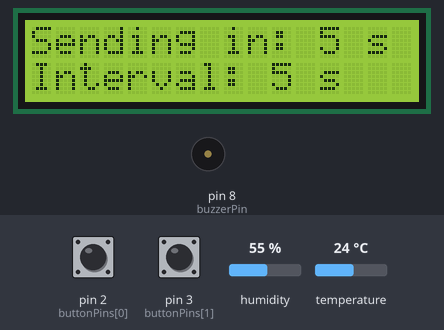
Bench run of a sketch on a simulated Arduino Uno, built with avr-gcc and run on an emulated ATmega328P. Parts: 16×2 character LCD, buzzer (waves = sounding). The test bench sets the inputs (shaded band); at power-on: pin 3 (buttonPins[1]) HIGH, pin 2 (buttonPins[0]) HIGH, humidity 55 %, temperature 24 °C. What the sketch prints to the serial monitor is not drawn.

Above: at 1.6 s.
1.7 s: pin 3 (buttonPins[1]) pulled LOW for 1.45 s
At 2.8 s:
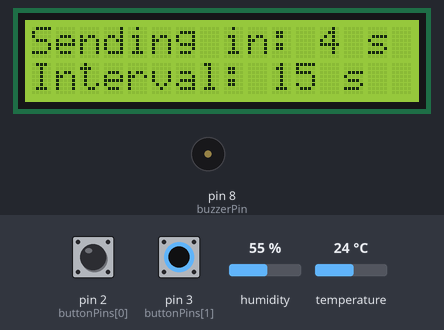
7.6 s: pin 2 (buttonPins[0]) pulled LOW for 1.45 s
At 13.4 s:
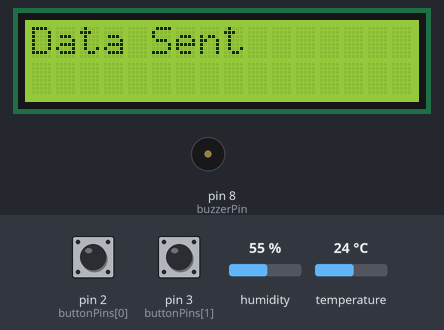
13.5 s: humidity set to 68 %
17.9 s: temperature set to 22 °C
21.6 s: temperature set to 19 °C
23.6 s: pin 3 (buttonPins[1]) pulled LOW for 1.45 s
At 25.0 s:
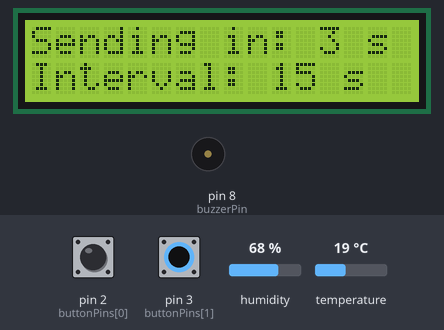
Timing chart, 0 to 28.7 s (numbered marks = the images above; inputs shaded):
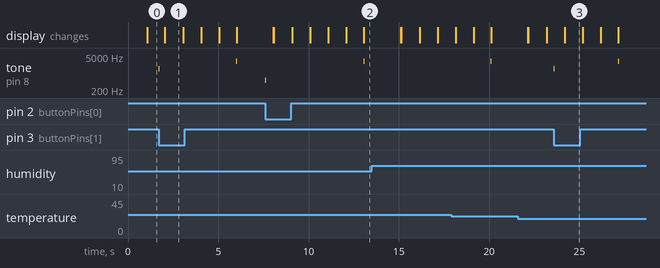

The sketch:

pm.ino
```cpp
#include <LiquidCrystal_I2C.h>
#include <dht11.h>
#include <Wire.h>

const int buttonPins[] = {2, 3};
const int sensorPins[] = {12};
const int buzzerPin = 8;

unsigned long previousMillis = 0;
const long interval = 1000;
int seconds = 0;

#define BUTTON1 buttonPins[0]
#define BUTTON2 buttonPins[1]
#define BUTTON3 buttonPins[2]
#define SENSOR1 sensorPins[0]

volatile double temperature = 0.0;
volatile double humidity = 0.0;

volatile int secondsBetweenSends = 5;
volatile int timer = secondsBetweenSends;

dht11 DHT11;
LiquidCrystal_I2C lcd(0x27, 16, 2);

void readTempHumi() {
  int chk = DHT11.read(SENSOR1);
  temperature = (float)DHT11.temperature;
  humidity = (float)DHT11.humidity;
}

void button1Interrupt() {
  tone(buzzerPin, 500, 50);
  if(secondsBetweenSends > 10)
    secondsBetweenSends -= 10;
}

void button2Interrupt() {
  tone(buzzerPin, 1500, 50);
  if(secondsBetweenSends < 300)
    secondsBetweenSends += 10;
}


void sendData(double temp, double humi) {
  lcd.clear();
  lcd.setCursor(0, 0);
  lcd.print("Data Sent");
  Serial.write("Begin");
  Serial.print(temp);
  if(temp > 20 && temp < 30)
    Serial.print("Good");
  else
    Serial.print("Bad");
  Serial.print(humi);
  if(humi > 59 && humi < 81)
    Serial.print("Good");
  else
    Serial.print("Bad");

  Serial.print("End");
  delay(2000);
  // Create the protocol for Serial Send so data doesn't get lost
}

void printToLCD() {
  if(timer == 0) {
    tone(buzzerPin, 3000, 50);
    sendData(temperature, humidity);
  } else {
    lcd.clear();
    lcd.setCursor(0, 0);
    lcd.print("Sending in: ");
    lcd.print(timer);
    lcd.print(" s");
  }
  lcd.setCursor(0, 1);
  lcd.print("Interval: ");
  lcd.print(secondsBetweenSends);
  lcd.print(" s");
}

void timerRundown() {
  unsigned long currentMillis = millis();

  if (currentMillis - previousMillis >= interval) {
    printToLCD();
    readTempHumi();
    previousMillis = currentMillis;
    timer--;
  }

  if(timer == -1) {
    timer = secondsBetweenSends;
    return;
  }
}

void setup() {
  Serial.begin(9600);
  lcd.init();
  lcd.backlight();
  for(int i = 0; i < 2; i++) {
    pinMode(buttonPins[i], INPUT);
  }
  // Sensor1 doesn't need to have the pin mode
  pinMode(sensorPins[0], INPUT);

  pinMode(buzzerPin, OUTPUT);

  attachInterrupt(digitalPinToInterrupt(BUTTON1), button1Interrupt, FALLING);
  attachInterrupt(digitalPinToInterrupt(BUTTON2), button2Interrupt, FALLING);

}

void loop() {
  timerRundown();
}
```

Measured:
- after the input at 7.6 s, tone on pin 8 (buzzerPin): silent → 500 Hz at once, → silent 0.05 s later, → 3000 Hz 5.4 s later, → silent 0.05 s later
- what the display in image 1 shows lasts 1.1 s, from 2.0 s to 3.1 s
